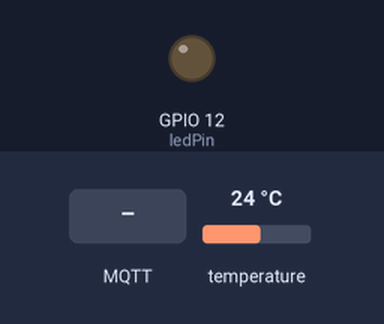
Bench run of a sketch on a simulated ESP8266 (NodeMCU). Parts: output pins drawn as LEDs (lit = HIGH). The inputs (shaded band) are chosen by the test bench; at power-on: temperature 24 °C. WiFi joins after 1.5 s; servers stay silent unless stated; no MQTT or app messages arrive unless stated; what the sketch prints to the serial monitor is not drawn.

Above: at 2.7 s.
2.8 s: MQTT message "5" arrives on the first subscribed topic
At 5.4 s:
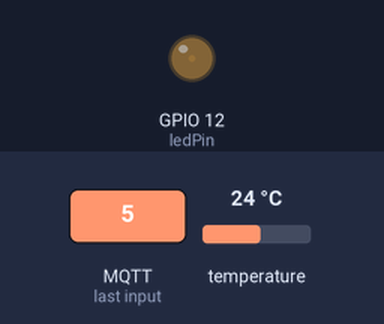
6.5 s: MQTT message "90" arrives on the first subscribed topic
At 10.4 s:
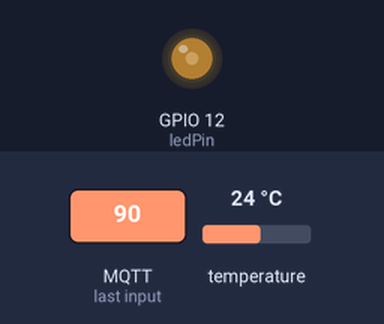
11.5 s: MQTT message "200" arrives on the first subscribed topic
At 15.5 s:
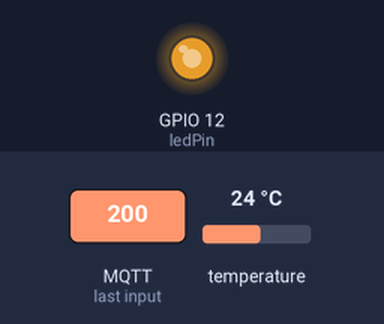
Timing chart, 0 to 17.0 s (numbered marks = the images above; inputs shaded):
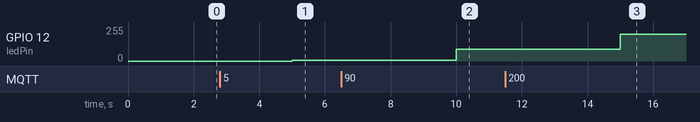

Measured:
- after the input at 2.8 s, GPIO 12 (ledPin): 0/255 → 5/255 after 2.2 s
- after the input at 6.5 s, GPIO 12 (ledPin): 5/255 → 90/255 after 3.5 s
- after the input at 11.5 s, GPIO 12 (ledPin): 90/255 → 200/255 after 3.5 s

The sketch:

esp_temperature.ino
```cpp
#include <ESP8266WiFi.h> //Esp8266 Wifi kütüphanesi
#include <PubSubClient.h> //MQTT için Publisher ve Subscriber Kütüphanesi
#include <OneWire.h> // OneWire kütüphanesini ekliyoruz.
#include "ESP8266_UserCongiguration.h"


#define mqtt_server "iot.eclipse.org"
#define mqtt_user "Mustafa"
#define mqtt_password "1234"
#define topic1 ""
#define topic2 "Cakir/temperature"
#define topic3 "Cakir/speed"
#define readSize 6


void callback(char* topic, byte* payload, unsigned int length);
WiFiClient espClient;
PubSubClient client(mqtt_server, 1883, callback, espClient);

// Ledi 12. pine bağlıyoruz
int ledPin = 12;
// Alınan veriyi 0. pine bağlıyoruz
int receivedData=0;
// Sıcaklık sensörünü bağladığımız dijital pini 2 olarak belirliyoruz.
int DS18S20_Pin = 2;
// Sıcaklık Sensörü Giriş-Çıkışı
OneWire ds(DS18S20_Pin);  // 2. Dijital pinde.

void setup() {

  // Ledi bağladığımız 12. pin için çıkış tanımlaması
  pinMode(ledPin, OUTPUT);
  //Arduino üzerinde kullandığımız Serial portun Baud Rate 'ini 115200 olarak ayarlıyoruz
  Serial.begin(115200);
  // Wifi kurulumu için oluşturduğumuz fonksiyonu çağırıyoruz
  setup_wifi();
  // Topic3 ten gelen veriyi subscribe ediyor
  client.subscribe(topic3);
}

// Alınan veriyi yazmak için callback fonksiyonu tanımlıyoruz.
void callback(char* topic, byte* payload, unsigned int length) {
  char rxBuffer[readSize]; //Gelen datayı okumak için bir Buffer dizisi tanımlıyoruz.
  Serial.println();
  Serial.print("Incoming data: "); //Gelen datayı seri port üzerinden yolla.
  //Serial.println(topic);
  for(int i=0; i<readSize; i++){  //Gelen datayı diziye kaydet.
    if(rxBuffer[i-2]!='.'){ //Gelen datayı parse etmek için kullanılan koşul.
      rxBuffer[i]=payload[i];
      }
      else i=readSize-1;
  }
  //Serial.print(rxBuffer);

  receivedData = atoi(rxBuffer); //Buffer daki datayı int e çevir.
  Serial.println(receivedData); //Parse edilmiş gelen datayı seri port üzerinden yolla.
}

void setup_wifi() {  // WIFI ye bağlanmak için oluşturulmuş fonksiyon.
  delay(10);
  Serial.println();
  Serial.print("Connecting to ");
  Serial.println(wifi_ssid);
  WiFi.begin(wifi_ssid, wifi_password);
  while (WiFi.status() != WL_CONNECTED) {
    delay(500);
    Serial.print(".");
    }
  Serial.println("");
  Serial.println("WiFi connected");
  Serial.println("IP address: ");
  Serial.println(WiFi.localIP());

}

void reconnect() { //Eğer cihaz server a bağlanamazsa sürekli bağlanmayı denemesi için yazılmış fonksiyon.
  while (!client.connected()) {
    Serial.print("Attempting MQTT connection...");
    if(client.connect("TestMQTT", mqtt_user, mqtt_password)) {
      Serial.println("connected");
      }
      else {
        Serial.print("failed, rc=");
        Serial.print(client.state());
        Serial.println(" try again in 5 seconds");
        delay(5000);
        }
  }

}

void pubMQTT(String topic,float topic_val){ //MQTT üzerinden bir datayı yayımlamak için gerekli fonksiyon.
  Serial.print("Newest topic " + topic + " value:");
  Serial.println(String(topic_val).c_str());
  client.publish(topic.c_str(), String(topic_val).c_str(), true);
}

long lastMsg = 0;

int receivedLast=0;

void loop() { // Sürekli döngü.
  if (!client.connected()) { //Eğer cihaz MQTT yer bağlı değilse bağlanıp okumayı dene.
    reconnect();
    client.subscribe(topic3);
    }

  client.loop();

//2 seconds
  long now = millis();
  if (now - lastMsg > 5000) {
    lastMsg = now;
    //Gelen datanın bir önceki gelen data ile aynı olup olmadığını karşılaştır.
  if(receivedData!=receivedLast){
    analogWrite(ledPin, receivedData);
    receivedLast=receivedData;
    }
    // temperature değişkenini sıcaklık değerini alma fonksiyonuna bağlıyoruz.
    float temperature = getTemp();
    // Sensörden gelen sıcaklık değerini Serial monitörde yazdırıyoruz.
    Serial.print("Sicaklik: ");
    Serial.println(temperature);
    //Publish Values to MQTT broker
    pubMQTT(topic2,temperature);

  }
}

// Aşağıdaki fonksiyon DS18B20 sıcaklık sensörümüzden gelen verileri
// Celcius cinsinden sıcaklık değerlerine çevirmek için kullanılıyor.
// Herhangi bir değişiklik yapmamız gerekmiyor.

float getTemp(){
  //returns the temperature from one DS18S20 in DEG Celsius

  byte data[12];
  byte addr[8];

  if ( !ds.search(addr)) {
      //no more sensors on chain, reset search
      ds.reset_search();
      return -2000;
  }

  if ( OneWire::crc8( addr, 7) != addr[7]) {
      Serial.println("CRC is not valid!");
      return -2000;
  }

  if ( addr[0] != 0x10 && addr[0] != 0x28) {
      Serial.print("Device is not recognized");
      return -2000;
  }

  ds.reset();
  ds.select(addr);
  ds.write(0x44,1); // start conversion, with parasite power on at the end

  byte present = ds.reset();
  ds.select(addr);
  ds.write(0xBE); // Read Scratchpad

  for (int i = 0; i < 9; i++) { // we need 9 bytes
    data[i] = ds.read();
  }

  ds.reset_search();

  byte MSB = data[1];
  byte LSB = data[0];

  float tempRead = ((MSB << 8) | LSB); //using two's compliment
  float TemperatureSum = tempRead / 16;

  return TemperatureSum;

}
```

ESP8266_UserCongiguration.h
```cpp
/*
 * ESP8266_UserCongiguration.h
 *
 *  Created on: 05 Feb 2017
 *      Author: Orkan Murat CELIK
 */

#ifndef APPLICATION_ESP8266_USERCONFIGUTATION_H_
#define APPLICATION_ESP8266_USERCONFIGUTATION_H_


#define wifi_ssid "Electro"
#define wifi_password "electro1234"

#endif /* APPLICATION_ESP8266_USERCONFIGUTATION_H_ */
```
